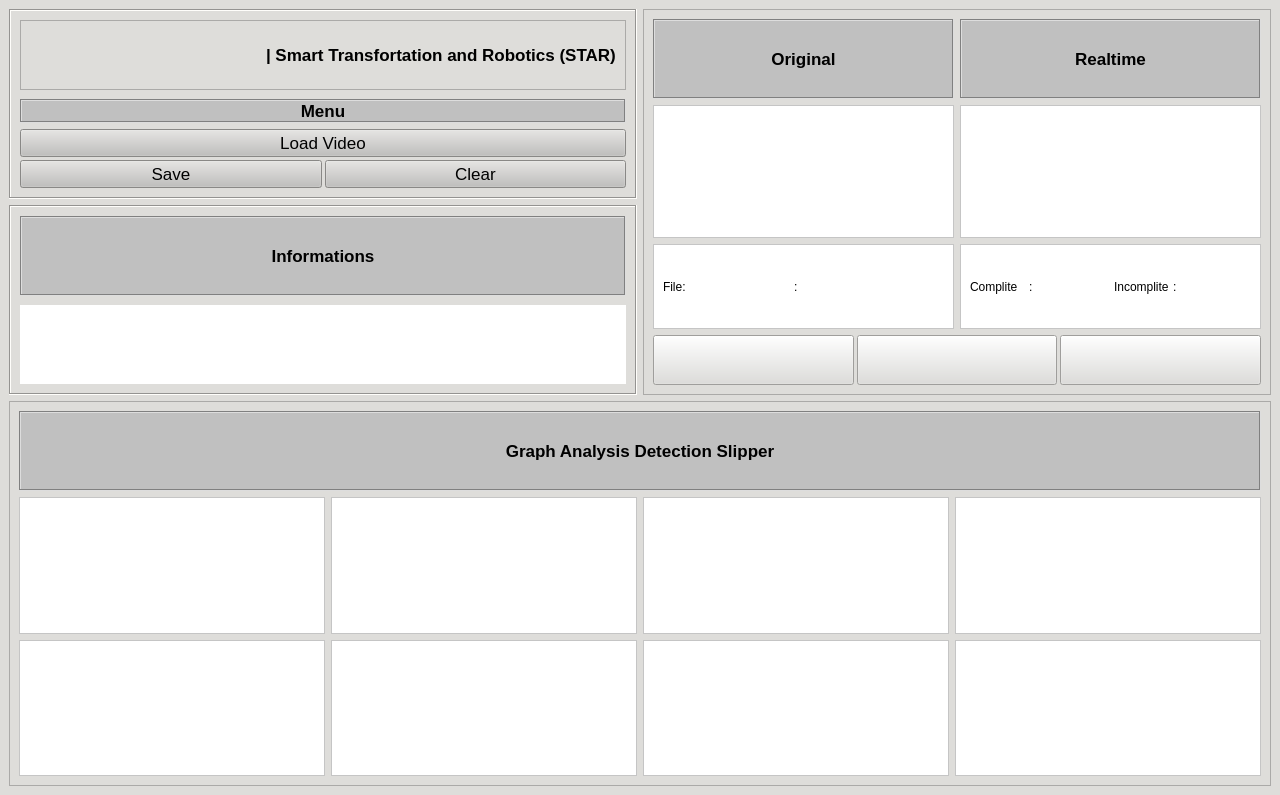
<?xml version="1.0" encoding="UTF-8"?>
<ui version="4.0">
 <class>Form</class>
 <widget class="QWidget" name="Form">
  <property name="geometry">
   <rect>
    <x>0</x>
    <y>0</y>
    <width>1280</width>
    <height>795</height>
   </rect>
  </property>
  <property name="windowTitle">
   <string>Form</string>
  </property>
  <property name="styleSheet">
   <string notr="true">background-color: rgb(222, 221, 218);</string>
  </property>
  <layout class="QGridLayout" name="gridLayout">
   <property name="leftMargin">
    <number>9</number>
   </property>
   <property name="topMargin">
    <number>9</number>
   </property>
   <property name="rightMargin">
    <number>9</number>
   </property>
   <property name="bottomMargin">
    <number>9</number>
   </property>
   <item row="0" column="0">
    <widget class="QFrame" name="frame_11">
     <property name="maximumSize">
      <size>
       <width>16777215</width>
       <height>16777215</height>
      </size>
     </property>
     <property name="frameShape">
      <enum>QFrame::NoFrame</enum>
     </property>
     <property name="frameShadow">
      <enum>QFrame::Raised</enum>
     </property>
     <layout class="QHBoxLayout" name="horizontalLayout_15">
      <property name="spacing">
       <number>6</number>
      </property>
      <property name="leftMargin">
       <number>0</number>
      </property>
      <property name="topMargin">
       <number>0</number>
      </property>
      <property name="rightMargin">
       <number>0</number>
      </property>
      <property name="bottomMargin">
       <number>0</number>
      </property>
      <item>
       <widget class="QFrame" name="frame">
        <property name="minimumSize">
         <size>
          <width>0</width>
          <height>0</height>
         </size>
        </property>
        <property name="maximumSize">
         <size>
          <width>16777215</width>
          <height>16777215</height>
         </size>
        </property>
        <property name="frameShape">
         <enum>QFrame::NoFrame</enum>
        </property>
        <property name="frameShadow">
         <enum>QFrame::Raised</enum>
        </property>
        <layout class="QVBoxLayout" name="verticalLayout_7">
         <property name="spacing">
          <number>6</number>
         </property>
         <property name="leftMargin">
          <number>0</number>
         </property>
         <property name="topMargin">
          <number>0</number>
         </property>
         <property name="rightMargin">
          <number>0</number>
         </property>
         <property name="bottomMargin">
          <number>0</number>
         </property>
         <item>
          <widget class="QFrame" name="frame_3">
           <property name="sizePolicy">
            <sizepolicy hsizetype="Preferred" vsizetype="Ignored">
             <horstretch>0</horstretch>
             <verstretch>0</verstretch>
            </sizepolicy>
           </property>
           <property name="maximumSize">
            <size>
             <width>16777215</width>
             <height>16777215</height>
            </size>
           </property>
           <property name="font">
            <font>
             <pointsize>12</pointsize>
             <weight>75</weight>
             <bold>true</bold>
            </font>
           </property>
           <property name="frameShape">
            <enum>QFrame::Box</enum>
           </property>
           <property name="frameShadow">
            <enum>QFrame::Sunken</enum>
           </property>
           <layout class="QVBoxLayout" name="verticalLayout_2">
            <property name="spacing">
             <number>9</number>
            </property>
            <property name="leftMargin">
             <number>9</number>
            </property>
            <property name="topMargin">
             <number>9</number>
            </property>
            <property name="rightMargin">
             <number>9</number>
            </property>
            <property name="bottomMargin">
             <number>9</number>
            </property>
            <item>
             <widget class="QFrame" name="frame_10">
              <property name="frameShape">
               <enum>QFrame::StyledPanel</enum>
              </property>
              <property name="frameShadow">
               <enum>QFrame::Raised</enum>
              </property>
              <layout class="QGridLayout" name="gridLayout_2">
               <item row="0" column="0">
                <widget class="QLabel" name="label_2">
                 <property name="sizePolicy">
                  <sizepolicy hsizetype="Ignored" vsizetype="Ignored">
                   <horstretch>0</horstretch>
                   <verstretch>0</verstretch>
                  </sizepolicy>
                 </property>
                 <property name="minimumSize">
                  <size>
                   <width>0</width>
                   <height>48</height>
                  </size>
                 </property>
                 <property name="maximumSize">
                  <size>
                   <width>16777215</width>
                   <height>16777215</height>
                  </size>
                 </property>
                 <property name="text">
                  <string/>
                 </property>
                 <property name="pixmap">
                  <pixmap>icon/logo kai.png</pixmap>
                 </property>
                 <property name="scaledContents">
                  <bool>true</bool>
                 </property>
                </widget>
               </item>
               <item row="0" column="1">
                <widget class="QLabel" name="label_3">
                 <property name="font">
                  <font>
                   <pointsize>13</pointsize>
                   <weight>75</weight>
                   <bold>true</bold>
                  </font>
                 </property>
                 <property name="text">
                  <string>| Smart Transfortation and Robotics (STAR)</string>
                 </property>
                </widget>
               </item>
              </layout>
             </widget>
            </item>
            <item>
             <widget class="QFrame" name="frame_15">
              <property name="frameShape">
               <enum>QFrame::NoFrame</enum>
              </property>
              <property name="frameShadow">
               <enum>QFrame::Raised</enum>
              </property>
              <layout class="QVBoxLayout" name="verticalLayout_9">
               <property name="leftMargin">
                <number>0</number>
               </property>
               <property name="topMargin">
                <number>0</number>
               </property>
               <property name="rightMargin">
                <number>0</number>
               </property>
               <property name="bottomMargin">
                <number>0</number>
               </property>
               <item>
                <widget class="QLabel" name="label">
                 <property name="maximumSize">
                  <size>
                   <width>16777215</width>
                   <height>80</height>
                  </size>
                 </property>
                 <property name="font">
                  <font>
                   <pointsize>13</pointsize>
                   <weight>75</weight>
                   <bold>true</bold>
                  </font>
                 </property>
                 <property name="styleSheet">
                  <string notr="true">background-color: rgb(192, 192, 192);</string>
                 </property>
                 <property name="frameShape">
                  <enum>QFrame::Box</enum>
                 </property>
                 <property name="frameShadow">
                  <enum>QFrame::Sunken</enum>
                 </property>
                 <property name="text">
                  <string>Menu</string>
                 </property>
                 <property name="alignment">
                  <set>Qt::AlignCenter</set>
                 </property>
                </widget>
               </item>
               <item>
                <widget class="QFrame" name="frame_9">
                 <property name="maximumSize">
                  <size>
                   <width>16777215</width>
                   <height>140</height>
                  </size>
                 </property>
                 <property name="frameShape">
                  <enum>QFrame::NoFrame</enum>
                 </property>
                 <property name="frameShadow">
                  <enum>QFrame::Raised</enum>
                 </property>
                 <layout class="QVBoxLayout" name="verticalLayout_8">
                  <property name="spacing">
                   <number>3</number>
                  </property>
                  <property name="leftMargin">
                   <number>0</number>
                  </property>
                  <property name="topMargin">
                   <number>0</number>
                  </property>
                  <property name="rightMargin">
                   <number>0</number>
                  </property>
                  <property name="bottomMargin">
                   <number>0</number>
                  </property>
                  <item>
                   <widget class="QFrame" name="frame_7">
                    <property name="maximumSize">
                     <size>
                      <width>16777215</width>
                      <height>16777215</height>
                     </size>
                    </property>
                    <property name="frameShape">
                     <enum>QFrame::NoFrame</enum>
                    </property>
                    <property name="frameShadow">
                     <enum>QFrame::Raised</enum>
                    </property>
                    <layout class="QVBoxLayout" name="verticalLayout_6">
                     <property name="spacing">
                      <number>0</number>
                     </property>
                     <property name="leftMargin">
                      <number>0</number>
                     </property>
                     <property name="topMargin">
                      <number>0</number>
                     </property>
                     <property name="rightMargin">
                      <number>0</number>
                     </property>
                     <property name="bottomMargin">
                      <number>0</number>
                     </property>
                     <item>
                      <widget class="QPushButton" name="pushButton_2">
                       <property name="maximumSize">
                        <size>
                         <width>16777215</width>
                         <height>16777215</height>
                        </size>
                       </property>
                       <property name="font">
                        <font>
                         <pointsize>13</pointsize>
                         <weight>50</weight>
                         <bold>false</bold>
                        </font>
                       </property>
                       <property name="styleSheet">
                        <string notr="true">background-color: rgb(192, 191, 188);</string>
                       </property>
                       <property name="text">
                        <string>Load Video</string>
                       </property>
                      </widget>
                     </item>
                    </layout>
                   </widget>
                  </item>
                  <item>
                   <widget class="QFrame" name="frame_8">
                    <property name="maximumSize">
                     <size>
                      <width>16777215</width>
                      <height>16777215</height>
                     </size>
                    </property>
                    <property name="frameShape">
                     <enum>QFrame::NoFrame</enum>
                    </property>
                    <property name="frameShadow">
                     <enum>QFrame::Raised</enum>
                    </property>
                    <layout class="QHBoxLayout" name="horizontalLayout">
                     <property name="spacing">
                      <number>3</number>
                     </property>
                     <property name="leftMargin">
                      <number>0</number>
                     </property>
                     <property name="topMargin">
                      <number>0</number>
                     </property>
                     <property name="rightMargin">
                      <number>0</number>
                     </property>
                     <property name="bottomMargin">
                      <number>0</number>
                     </property>
                     <item>
                      <widget class="QPushButton" name="pushButton">
                       <property name="font">
                        <font>
                         <pointsize>13</pointsize>
                         <weight>50</weight>
                         <bold>false</bold>
                        </font>
                       </property>
                       <property name="styleSheet">
                        <string notr="true">background-color: rgb(192, 191, 188);</string>
                       </property>
                       <property name="text">
                        <string>Save</string>
                       </property>
                      </widget>
                     </item>
                     <item>
                      <widget class="QPushButton" name="pushButton_3">
                       <property name="font">
                        <font>
                         <pointsize>13</pointsize>
                         <weight>50</weight>
                         <bold>false</bold>
                        </font>
                       </property>
                       <property name="styleSheet">
                        <string notr="true">background-color: rgb(192, 191, 188);</string>
                       </property>
                       <property name="text">
                        <string>Clear</string>
                       </property>
                      </widget>
                     </item>
                    </layout>
                   </widget>
                  </item>
                 </layout>
                </widget>
               </item>
              </layout>
             </widget>
            </item>
           </layout>
          </widget>
         </item>
         <item>
          <widget class="QFrame" name="frame_19">
           <property name="maximumSize">
            <size>
             <width>16777215</width>
             <height>16777215</height>
            </size>
           </property>
           <property name="frameShape">
            <enum>QFrame::Box</enum>
           </property>
           <property name="frameShadow">
            <enum>QFrame::Sunken</enum>
           </property>
           <layout class="QVBoxLayout" name="verticalLayout_13">
            <property name="spacing">
             <number>9</number>
            </property>
            <property name="leftMargin">
             <number>9</number>
            </property>
            <property name="topMargin">
             <number>9</number>
            </property>
            <property name="rightMargin">
             <number>9</number>
            </property>
            <property name="bottomMargin">
             <number>9</number>
            </property>
            <item>
             <widget class="QLabel" name="label_11">
              <property name="maximumSize">
               <size>
                <width>16777215</width>
                <height>80</height>
               </size>
              </property>
              <property name="font">
               <font>
                <pointsize>13</pointsize>
                <weight>75</weight>
                <bold>true</bold>
               </font>
              </property>
              <property name="styleSheet">
               <string notr="true">background-color: rgb(192, 192, 192);</string>
              </property>
              <property name="frameShape">
               <enum>QFrame::Box</enum>
              </property>
              <property name="frameShadow">
               <enum>QFrame::Sunken</enum>
              </property>
              <property name="text">
               <string>Informations</string>
              </property>
              <property name="alignment">
               <set>Qt::AlignCenter</set>
              </property>
             </widget>
            </item>
            <item>
             <widget class="QLabel" name="label_table">
              <property name="styleSheet">
               <string notr="true">background-color: rgb(255, 255, 255);</string>
              </property>
              <property name="text">
               <string/>
              </property>
             </widget>
            </item>
           </layout>
          </widget>
         </item>
        </layout>
       </widget>
      </item>
      <item>
       <widget class="QFrame" name="frame_5">
        <property name="frameShape">
         <enum>QFrame::StyledPanel</enum>
        </property>
        <property name="frameShadow">
         <enum>QFrame::Raised</enum>
        </property>
        <layout class="QVBoxLayout" name="verticalLayout_5">
         <property name="spacing">
          <number>6</number>
         </property>
         <property name="leftMargin">
          <number>9</number>
         </property>
         <property name="topMargin">
          <number>9</number>
         </property>
         <property name="rightMargin">
          <number>9</number>
         </property>
         <property name="bottomMargin">
          <number>9</number>
         </property>
         <item>
          <widget class="QFrame" name="frame_22">
           <property name="sizePolicy">
            <sizepolicy hsizetype="Ignored" vsizetype="Ignored">
             <horstretch>0</horstretch>
             <verstretch>0</verstretch>
            </sizepolicy>
           </property>
           <property name="frameShape">
            <enum>QFrame::NoFrame</enum>
           </property>
           <property name="frameShadow">
            <enum>QFrame::Raised</enum>
           </property>
           <layout class="QHBoxLayout" name="horizontalLayout_11">
            <property name="leftMargin">
             <number>0</number>
            </property>
            <property name="topMargin">
             <number>0</number>
            </property>
            <property name="rightMargin">
             <number>0</number>
            </property>
            <property name="bottomMargin">
             <number>0</number>
            </property>
            <item>
             <widget class="QFrame" name="frame_16">
              <property name="frameShape">
               <enum>QFrame::NoFrame</enum>
              </property>
              <property name="frameShadow">
               <enum>QFrame::Raised</enum>
              </property>
              <layout class="QVBoxLayout" name="verticalLayout_11">
               <property name="leftMargin">
                <number>0</number>
               </property>
               <property name="topMargin">
                <number>0</number>
               </property>
               <property name="rightMargin">
                <number>0</number>
               </property>
               <property name="bottomMargin">
                <number>0</number>
               </property>
               <item>
                <widget class="QLabel" name="label_12">
                 <property name="maximumSize">
                  <size>
                   <width>16777215</width>
                   <height>80</height>
                  </size>
                 </property>
                 <property name="font">
                  <font>
                   <pointsize>13</pointsize>
                   <weight>75</weight>
                   <bold>true</bold>
                  </font>
                 </property>
                 <property name="styleSheet">
                  <string notr="true">background-color: rgb(192, 192, 192);</string>
                 </property>
                 <property name="frameShape">
                  <enum>QFrame::Box</enum>
                 </property>
                 <property name="frameShadow">
                  <enum>QFrame::Sunken</enum>
                 </property>
                 <property name="text">
                  <string>Original</string>
                 </property>
                 <property name="alignment">
                  <set>Qt::AlignCenter</set>
                 </property>
                </widget>
               </item>
               <item>
                <widget class="QLabel" name="label_ori">
                 <property name="styleSheet">
                  <string notr="true">background-color: rgb(255, 255, 255);</string>
                 </property>
                 <property name="frameShape">
                  <enum>QFrame::StyledPanel</enum>
                 </property>
                 <property name="text">
                  <string/>
                 </property>
                </widget>
               </item>
               <item>
                <widget class="QFrame" name="frame_29">
                 <property name="maximumSize">
                  <size>
                   <width>16777215</width>
                   <height>85</height>
                  </size>
                 </property>
                 <property name="font">
                  <font>
                   <pointsize>12</pointsize>
                  </font>
                 </property>
                 <property name="styleSheet">
                  <string notr="true">background-color: rgb(255, 255, 255);</string>
                 </property>
                 <property name="frameShape">
                  <enum>QFrame::StyledPanel</enum>
                 </property>
                 <property name="frameShadow">
                  <enum>QFrame::Raised</enum>
                 </property>
                 <layout class="QHBoxLayout" name="horizontalLayout_19">
                  <item>
                   <widget class="QFrame" name="frame_13">
                    <property name="maximumSize">
                     <size>
                      <width>16777215</width>
                      <height>16777215</height>
                     </size>
                    </property>
                    <property name="frameShape">
                     <enum>QFrame::NoFrame</enum>
                    </property>
                    <property name="frameShadow">
                     <enum>QFrame::Raised</enum>
                    </property>
                    <layout class="QHBoxLayout" name="horizontalLayout_4">
                     <property name="spacing">
                      <number>0</number>
                     </property>
                     <property name="leftMargin">
                      <number>0</number>
                     </property>
                     <property name="topMargin">
                      <number>0</number>
                     </property>
                     <property name="rightMargin">
                      <number>0</number>
                     </property>
                     <property name="bottomMargin">
                      <number>0</number>
                     </property>
                     <item>
                      <widget class="QLabel" name="label_informasi_2">
                       <property name="maximumSize">
                        <size>
                         <width>300</width>
                         <height>16777215</height>
                        </size>
                       </property>
                       <property name="frameShape">
                        <enum>QFrame::NoFrame</enum>
                       </property>
                       <property name="text">
                        <string>File:</string>
                       </property>
                       <property name="alignment">
                        <set>Qt::AlignLeading|Qt::AlignLeft|Qt::AlignVCenter</set>
                       </property>
                      </widget>
                     </item>
                     <item>
                      <widget class="QLabel" name="label_10">
                       <property name="maximumSize">
                        <size>
                         <width>20</width>
                         <height>16777215</height>
                        </size>
                       </property>
                       <property name="text">
                        <string>:</string>
                       </property>
                      </widget>
                     </item>
                     <item>
                      <widget class="QLabel" name="name_file">
                       <property name="text">
                        <string/>
                       </property>
                      </widget>
                     </item>
                    </layout>
                   </widget>
                  </item>
                 </layout>
                </widget>
               </item>
              </layout>
             </widget>
            </item>
            <item>
             <widget class="QFrame" name="frame_14">
              <property name="frameShape">
               <enum>QFrame::NoFrame</enum>
              </property>
              <property name="frameShadow">
               <enum>QFrame::Raised</enum>
              </property>
              <layout class="QVBoxLayout" name="verticalLayout_10">
               <property name="leftMargin">
                <number>0</number>
               </property>
               <property name="topMargin">
                <number>0</number>
               </property>
               <property name="rightMargin">
                <number>0</number>
               </property>
               <property name="bottomMargin">
                <number>0</number>
               </property>
               <item>
                <widget class="QLabel" name="label_7">
                 <property name="maximumSize">
                  <size>
                   <width>16777215</width>
                   <height>80</height>
                  </size>
                 </property>
                 <property name="font">
                  <font>
                   <pointsize>13</pointsize>
                   <weight>75</weight>
                   <bold>true</bold>
                  </font>
                 </property>
                 <property name="styleSheet">
                  <string notr="true">background-color: rgb(192, 192, 192);</string>
                 </property>
                 <property name="frameShape">
                  <enum>QFrame::Box</enum>
                 </property>
                 <property name="frameShadow">
                  <enum>QFrame::Sunken</enum>
                 </property>
                 <property name="text">
                  <string>Realtime</string>
                 </property>
                 <property name="alignment">
                  <set>Qt::AlignCenter</set>
                 </property>
                </widget>
               </item>
               <item>
                <widget class="QLabel" name="label_result">
                 <property name="styleSheet">
                  <string notr="true">background-color: rgb(255, 255, 255);</string>
                 </property>
                 <property name="frameShape">
                  <enum>QFrame::StyledPanel</enum>
                 </property>
                 <property name="text">
                  <string/>
                 </property>
                </widget>
               </item>
               <item>
                <widget class="QFrame" name="frame_26">
                 <property name="maximumSize">
                  <size>
                   <width>16777215</width>
                   <height>85</height>
                  </size>
                 </property>
                 <property name="font">
                  <font>
                   <pointsize>12</pointsize>
                  </font>
                 </property>
                 <property name="styleSheet">
                  <string notr="true">background-color: rgb(255, 255, 255);</string>
                 </property>
                 <property name="frameShape">
                  <enum>QFrame::StyledPanel</enum>
                 </property>
                 <property name="frameShadow">
                  <enum>QFrame::Raised</enum>
                 </property>
                 <layout class="QHBoxLayout" name="horizontalLayout_16">
                  <item>
                   <widget class="QFrame" name="frame_27">
                    <property name="frameShape">
                     <enum>QFrame::NoFrame</enum>
                    </property>
                    <property name="frameShadow">
                     <enum>QFrame::Raised</enum>
                    </property>
                    <layout class="QHBoxLayout" name="horizontalLayout_17">
                     <property name="spacing">
                      <number>0</number>
                     </property>
                     <property name="leftMargin">
                      <number>0</number>
                     </property>
                     <property name="topMargin">
                      <number>0</number>
                     </property>
                     <property name="rightMargin">
                      <number>0</number>
                     </property>
                     <property name="bottomMargin">
                      <number>0</number>
                     </property>
                     <item>
                      <widget class="QLabel" name="label_informasi_11">
                       <property name="maximumSize">
                        <size>
                         <width>300</width>
                         <height>16777215</height>
                        </size>
                       </property>
                       <property name="frameShape">
                        <enum>QFrame::NoFrame</enum>
                       </property>
                       <property name="text">
                        <string>Complite</string>
                       </property>
                       <property name="alignment">
                        <set>Qt::AlignLeading|Qt::AlignLeft|Qt::AlignVCenter</set>
                       </property>
                      </widget>
                     </item>
                     <item>
                      <widget class="QLabel" name="label_24">
                       <property name="maximumSize">
                        <size>
                         <width>20</width>
                         <height>16777215</height>
                        </size>
                       </property>
                       <property name="text">
                        <string>:</string>
                       </property>
                      </widget>
                     </item>
                     <item>
                      <widget class="QLabel" name="label_complite">
                       <property name="text">
                        <string/>
                       </property>
                      </widget>
                     </item>
                    </layout>
                   </widget>
                  </item>
                  <item>
                   <widget class="QFrame" name="frame_28">
                    <property name="frameShape">
                     <enum>QFrame::NoFrame</enum>
                    </property>
                    <property name="frameShadow">
                     <enum>QFrame::Raised</enum>
                    </property>
                    <layout class="QHBoxLayout" name="horizontalLayout_18">
                     <property name="spacing">
                      <number>0</number>
                     </property>
                     <property name="leftMargin">
                      <number>0</number>
                     </property>
                     <property name="topMargin">
                      <number>0</number>
                     </property>
                     <property name="rightMargin">
                      <number>0</number>
                     </property>
                     <property name="bottomMargin">
                      <number>0</number>
                     </property>
                     <item>
                      <widget class="QLabel" name="label_informasi_12">
                       <property name="maximumSize">
                        <size>
                         <width>300</width>
                         <height>16777215</height>
                        </size>
                       </property>
                       <property name="frameShape">
                        <enum>QFrame::NoFrame</enum>
                       </property>
                       <property name="text">
                        <string>Incomplite</string>
                       </property>
                       <property name="alignment">
                        <set>Qt::AlignLeading|Qt::AlignLeft|Qt::AlignVCenter</set>
                       </property>
                      </widget>
                     </item>
                     <item>
                      <widget class="QLabel" name="label_25">
                       <property name="maximumSize">
                        <size>
                         <width>20</width>
                         <height>16777215</height>
                        </size>
                       </property>
                       <property name="text">
                        <string>:</string>
                       </property>
                      </widget>
                     </item>
                     <item>
                      <widget class="QLabel" name="label_incomp">
                       <property name="text">
                        <string/>
                       </property>
                      </widget>
                     </item>
                    </layout>
                   </widget>
                  </item>
                 </layout>
                </widget>
               </item>
              </layout>
             </widget>
            </item>
           </layout>
          </widget>
         </item>
         <item>
          <widget class="QFrame" name="frame_12">
           <property name="maximumSize">
            <size>
             <width>16777215</width>
             <height>50</height>
            </size>
           </property>
           <property name="frameShape">
            <enum>QFrame::NoFrame</enum>
           </property>
           <property name="frameShadow">
            <enum>QFrame::Raised</enum>
           </property>
           <layout class="QHBoxLayout" name="horizontalLayout_10">
            <property name="spacing">
             <number>3</number>
            </property>
            <property name="leftMargin">
             <number>0</number>
            </property>
            <property name="topMargin">
             <number>0</number>
            </property>
            <property name="rightMargin">
             <number>0</number>
            </property>
            <property name="bottomMargin">
             <number>0</number>
            </property>
            <item>
             <widget class="QPushButton" name="pushButton_backward">
              <property name="maximumSize">
               <size>
                <width>16777215</width>
                <height>50</height>
               </size>
              </property>
              <property name="font">
               <font>
                <pointsize>12</pointsize>
                <weight>50</weight>
                <bold>false</bold>
               </font>
              </property>
              <property name="text">
               <string/>
              </property>
              <property name="icon">
               <iconset>
                <normaloff>icon/step-backward.png</normaloff>icon/step-backward.png</iconset>
              </property>
             </widget>
            </item>
            <item>
             <widget class="QPushButton" name="pushButton_play">
              <property name="maximumSize">
               <size>
                <width>16777215</width>
                <height>50</height>
               </size>
              </property>
              <property name="font">
               <font>
                <pointsize>12</pointsize>
                <weight>50</weight>
                <bold>false</bold>
               </font>
              </property>
              <property name="styleSheet">
               <string notr="true"/>
              </property>
              <property name="text">
               <string/>
              </property>
              <property name="icon">
               <iconset>
                <normalon>icon/play.png</normalon>
                <disabledon>icon/pause.png</disabledon>
               </iconset>
              </property>
             </widget>
            </item>
            <item>
             <widget class="QPushButton" name="pushButton_forward">
              <property name="maximumSize">
               <size>
                <width>16777215</width>
                <height>50</height>
               </size>
              </property>
              <property name="font">
               <font>
                <pointsize>12</pointsize>
                <weight>50</weight>
                <bold>false</bold>
               </font>
              </property>
              <property name="text">
               <string/>
              </property>
              <property name="icon">
               <iconset>
                <normaloff>icon/step-forward.png</normaloff>icon/step-forward.png</iconset>
              </property>
             </widget>
            </item>
           </layout>
          </widget>
         </item>
        </layout>
       </widget>
      </item>
     </layout>
    </widget>
   </item>
   <item row="1" column="0">
    <widget class="QFrame" name="frame_2">
     <property name="minimumSize">
      <size>
       <width>900</width>
       <height>0</height>
      </size>
     </property>
     <property name="frameShape">
      <enum>QFrame::NoFrame</enum>
     </property>
     <property name="frameShadow">
      <enum>QFrame::Raised</enum>
     </property>
     <layout class="QVBoxLayout" name="verticalLayout">
      <property name="spacing">
       <number>9</number>
      </property>
      <property name="leftMargin">
       <number>0</number>
      </property>
      <property name="topMargin">
       <number>0</number>
      </property>
      <property name="rightMargin">
       <number>0</number>
      </property>
      <property name="bottomMargin">
       <number>0</number>
      </property>
      <item>
       <widget class="QFrame" name="frame_6">
        <property name="styleSheet">
         <string notr="true"/>
        </property>
        <property name="frameShape">
         <enum>QFrame::StyledPanel</enum>
        </property>
        <property name="frameShadow">
         <enum>QFrame::Raised</enum>
        </property>
        <layout class="QVBoxLayout" name="verticalLayout_4">
         <property name="spacing">
          <number>6</number>
         </property>
         <property name="leftMargin">
          <number>9</number>
         </property>
         <property name="topMargin">
          <number>9</number>
         </property>
         <property name="rightMargin">
          <number>9</number>
         </property>
         <property name="bottomMargin">
          <number>9</number>
         </property>
         <item>
          <widget class="QLabel" name="label_9">
           <property name="maximumSize">
            <size>
             <width>16777215</width>
             <height>80</height>
            </size>
           </property>
           <property name="font">
            <font>
             <pointsize>13</pointsize>
             <weight>75</weight>
             <bold>true</bold>
            </font>
           </property>
           <property name="styleSheet">
            <string notr="true">background-color: rgb(192, 192, 192);</string>
           </property>
           <property name="frameShape">
            <enum>QFrame::Box</enum>
           </property>
           <property name="frameShadow">
            <enum>QFrame::Sunken</enum>
           </property>
           <property name="text">
            <string>Graph Analysis Detection Slipper</string>
           </property>
           <property name="alignment">
            <set>Qt::AlignCenter</set>
           </property>
          </widget>
         </item>
         <item>
          <widget class="QFrame" name="frame_4">
           <property name="frameShape">
            <enum>QFrame::NoFrame</enum>
           </property>
           <property name="frameShadow">
            <enum>QFrame::Raised</enum>
           </property>
           <layout class="QVBoxLayout" name="verticalLayout_3">
            <property name="leftMargin">
             <number>0</number>
            </property>
            <property name="topMargin">
             <number>0</number>
            </property>
            <property name="rightMargin">
             <number>0</number>
            </property>
            <property name="bottomMargin">
             <number>0</number>
            </property>
            <item>
             <widget class="QFrame" name="frame_21">
              <property name="sizePolicy">
               <sizepolicy hsizetype="Minimum" vsizetype="Minimum">
                <horstretch>0</horstretch>
                <verstretch>0</verstretch>
               </sizepolicy>
              </property>
              <property name="frameShape">
               <enum>QFrame::NoFrame</enum>
              </property>
              <property name="frameShadow">
               <enum>QFrame::Raised</enum>
              </property>
              <layout class="QHBoxLayout" name="horizontalLayout_6">
               <property name="leftMargin">
                <number>0</number>
               </property>
               <property name="topMargin">
                <number>0</number>
               </property>
               <property name="rightMargin">
                <number>0</number>
               </property>
               <property name="bottomMargin">
                <number>0</number>
               </property>
               <item>
                <widget class="QLabel" name="label_graph_mdl_1">
                 <property name="styleSheet">
                  <string notr="true">background-color: rgb(255, 255, 255);</string>
                 </property>
                 <property name="frameShape">
                  <enum>QFrame::StyledPanel</enum>
                 </property>
                 <property name="text">
                  <string/>
                 </property>
                </widget>
               </item>
               <item>
                <widget class="QLabel" name="label_graph_mdl_2">
                 <property name="styleSheet">
                  <string notr="true">background-color: rgb(255, 255, 255);</string>
                 </property>
                 <property name="frameShape">
                  <enum>QFrame::StyledPanel</enum>
                 </property>
                 <property name="text">
                  <string/>
                 </property>
                </widget>
               </item>
               <item>
                <widget class="QLabel" name="label_graph_mdl_3">
                 <property name="sizePolicy">
                  <sizepolicy hsizetype="Ignored" vsizetype="Ignored">
                   <horstretch>0</horstretch>
                   <verstretch>0</verstretch>
                  </sizepolicy>
                 </property>
                 <property name="styleSheet">
                  <string notr="true">background-color: rgb(255, 255, 255);</string>
                 </property>
                 <property name="frameShape">
                  <enum>QFrame::StyledPanel</enum>
                 </property>
                 <property name="text">
                  <string/>
                 </property>
                </widget>
               </item>
               <item>
                <widget class="QLabel" name="label_graph_mdl_4">
                 <property name="sizePolicy">
                  <sizepolicy hsizetype="Ignored" vsizetype="Ignored">
                   <horstretch>0</horstretch>
                   <verstretch>0</verstretch>
                  </sizepolicy>
                 </property>
                 <property name="styleSheet">
                  <string notr="true">background-color: rgb(255, 255, 255);</string>
                 </property>
                 <property name="frameShape">
                  <enum>QFrame::StyledPanel</enum>
                 </property>
                 <property name="text">
                  <string/>
                 </property>
                </widget>
               </item>
              </layout>
             </widget>
            </item>
            <item>
             <widget class="QFrame" name="frame_20">
              <property name="frameShape">
               <enum>QFrame::NoFrame</enum>
              </property>
              <property name="frameShadow">
               <enum>QFrame::Raised</enum>
              </property>
              <layout class="QHBoxLayout" name="horizontalLayout_5">
               <property name="leftMargin">
                <number>0</number>
               </property>
               <property name="topMargin">
                <number>0</number>
               </property>
               <property name="rightMargin">
                <number>0</number>
               </property>
               <property name="bottomMargin">
                <number>0</number>
               </property>
               <item>
                <widget class="QLabel" name="label_graph_mdl_5">
                 <property name="styleSheet">
                  <string notr="true">background-color: rgb(255, 255, 255);</string>
                 </property>
                 <property name="frameShape">
                  <enum>QFrame::StyledPanel</enum>
                 </property>
                 <property name="text">
                  <string/>
                 </property>
                </widget>
               </item>
               <item>
                <widget class="QLabel" name="label_graph_mdl_6">
                 <property name="styleSheet">
                  <string notr="true">background-color: rgb(255, 255, 255);</string>
                 </property>
                 <property name="frameShape">
                  <enum>QFrame::StyledPanel</enum>
                 </property>
                 <property name="text">
                  <string/>
                 </property>
                </widget>
               </item>
               <item>
                <widget class="QLabel" name="label_graph_mdl_7">
                 <property name="styleSheet">
                  <string notr="true">background-color: rgb(255, 255, 255);</string>
                 </property>
                 <property name="frameShape">
                  <enum>QFrame::StyledPanel</enum>
                 </property>
                 <property name="text">
                  <string/>
                 </property>
                </widget>
               </item>
               <item>
                <widget class="QLabel" name="label_graph_mdl_8">
                 <property name="styleSheet">
                  <string notr="true">background-color: rgb(255, 255, 255);</string>
                 </property>
                 <property name="frameShape">
                  <enum>QFrame::StyledPanel</enum>
                 </property>
                 <property name="text">
                  <string/>
                 </property>
                </widget>
               </item>
              </layout>
             </widget>
            </item>
           </layout>
          </widget>
         </item>
        </layout>
       </widget>
      </item>
     </layout>
    </widget>
   </item>
  </layout>
 </widget>
 <resources/>
 <connections/>
</ui>
